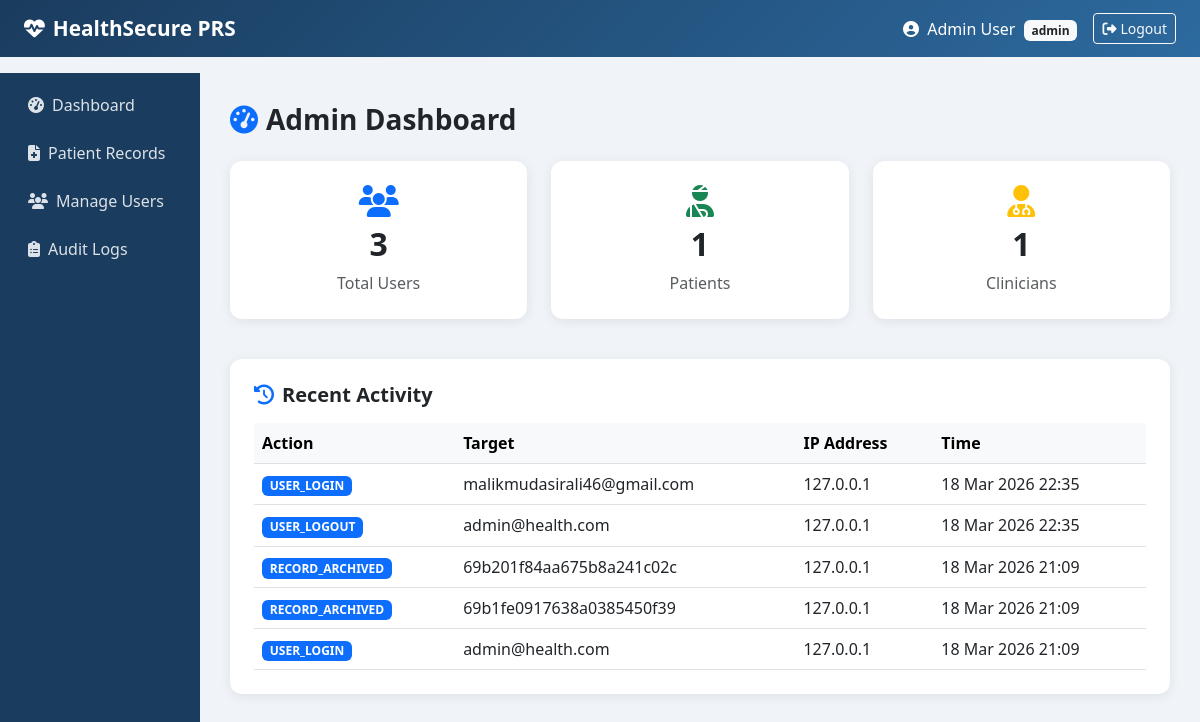
The app's page /admin/dashboard (signed in), older data.
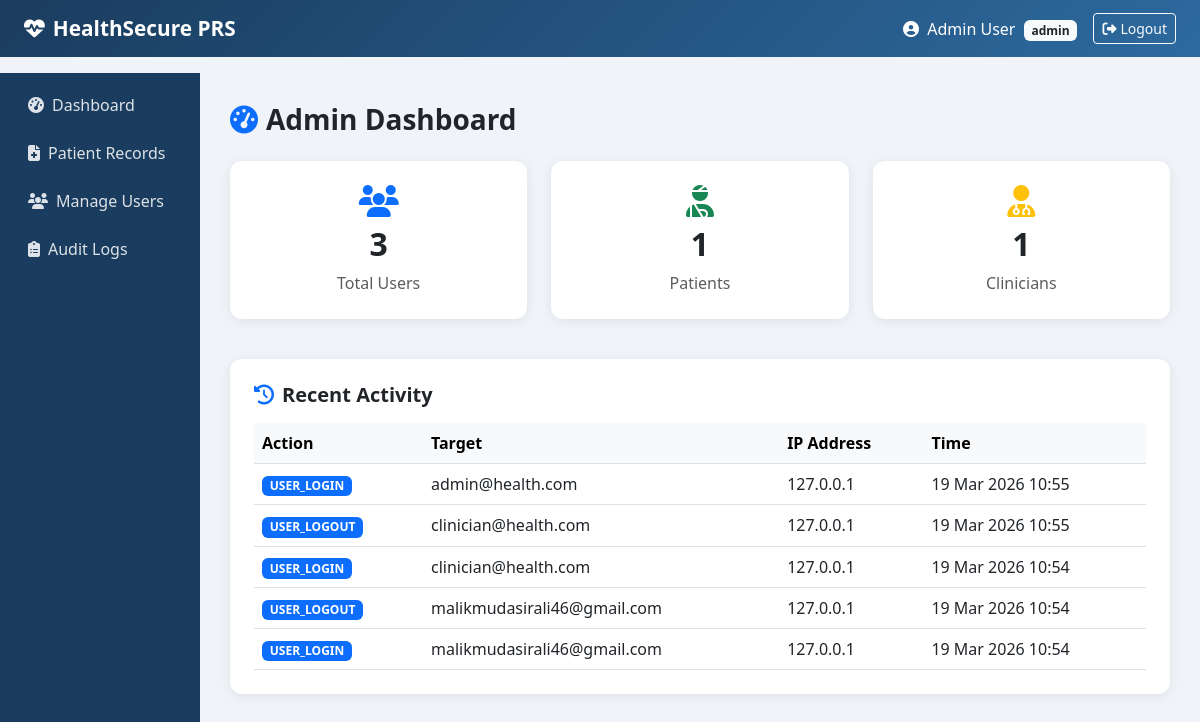
The same page, newer data.
### models.py (models this page shows, shortened)
class AuditLog(db.Model):
    __tablename__ = 'audit_logs'
    id = db.Column(db.Integer, primary_key=True)
    user_id = db.Column(db.Integer, db.ForeignKey('users.id'), nullable=True)
    action = db.Column(db.String(255), nullable=False)
    target = db.Column(db.String(255), nullable=True)
    ip_address = db.Column(db.String(45), nullable=True)
    timestamp = db.Column(db.DateTime, default=datetime.utcnow)

### routes/admin.py (the view)
@admin_bp.route('/dashboard')
@login_required
@admin_required
def dashboard():
    total_users = User.query.count()
    total_patients = User.query.filter_by(role='patient').count()
    total_clinicians = User.query.filter_by(role='clinician').count()
    recent_logs = AuditLog.query.order_by(AuditLog.timestamp.desc()).limit(5).all()
    return render_template('admin/dashboard.html',
                           total_users=total_users,
                           total_patients=total_patients,
                           total_clinicians=total_clinicians,
                           recent_logs=recent_logs)

### extensions.py (called while the page is built)
@login_manager.user_loader
def load_user(user_id):
    from models import User
    return User.query.get(int(user_id))

### routes/admin.py (called while the page is built)
def admin_required(f):
    from functools import wraps
    @wraps(f)
    def decorated(*args, **kwargs):
        if current_user.role != 'admin':
            flash('Admin access required.', 'danger')
            return redirect(url_for('auth.dashboard'))
        return f(*args, **kwargs)
    return decorated

### templates/admin/dashboard.html (shortened to what this page needs)
{% extends 'shared/base.html' %}
{% block content %}
<h3 class="fw-bold mb-4">
    <i class="fas fa-tachometer-alt me-2 text-primary"></i>Admin Dashboard
</h3>
<div class="row mb-4">
    <div class="col-md-4 mb-3">
        <div class="card p-4 text-center">
            <i class="fas fa-users fa-2x text-primary mb-2"></i>
            <h2 class="fw-bold">{{ total_users }}</h2>
            <p class="text-muted mb-0">Total Users</p>
        </div>
    </div>
    <div class="col-md-4 mb-3">
        <div class="card p-4 text-center">
            <i class="fas fa-user-injured fa-2x text-success mb-2"></i>
            <h2 class="fw-bold">{{ total_patients }}</h2>
            <p class="text-muted mb-0">Patients</p>
        </div>
    </div>
    <div class="col-md-4 mb-3">
        <div class="card p-4 text-center">
            <i class="fas fa-user-md fa-2x text-warning mb-2"></i>
            <h2 class="fw-bold">{{ total_clinicians }}</h2>
            <p class="text-muted mb-0">Clinicians</p>
        </div>
    </div>
</div>
<div class="card p-4">
    <h5 class="fw-bold mb-3">
        <i class="fas fa-history me-2 text-primary"></i>Recent Activity
    </h5>
    {% if recent_logs %}
    <table class="table table-hover mb-0">
        <thead class="table-light">
            <tr>
                <th>Action</th>
                <th>Target</th>
                <th>IP Address</th>
                <th>Time</th>
            </tr>
        </thead>
        <tbody>
            {% for log in recent_logs %}
            <tr>
                <td><span class="badge bg-primary">{{ log.action }}</span></td>
                <td>{{ log.target or '—' }}</td>
                <td>{{ log.ip_address or '—' }}</td>
                <td>{{ log.timestamp.strftime('%d %b %Y %H:%M') }}</td>
            </tr>
            {% endfor %}
        </tbody>
    </table>
    {% else %}
    <p class="text-muted mb-0">No recent activity recorded.</p>
    {% endif %}
</div>
{% endblock %}

Row changes from the older to the newer data that the page shows:
no longer on this page (row unchanged): AuditLog: action "USER_LOGIN", target "malikmudasirali46@gmail.com", ip_address "127.0.0.1", timestamp "18 Mar 2026 22:35"
no longer on this page (row unchanged): AuditLog: action "USER_LOGOUT", target "admin@health.com", ip_address "127.0.0.1", timestamp "18 Mar 2026 22:35"
no longer on this page (row unchanged): AuditLog: action "RECORD_ARCHIVED", target "69b201f84aa675b8a241c02c", ip_address "127.0.0.1", timestamp "18 Mar 2026 21:09"
no longer on this page (row unchanged): AuditLog: action "RECORD_ARCHIVED", target "69b1fe0917638a0385450f39", ip_address "127.0.0.1", timestamp "18 Mar 2026 21:09"
no longer on this page (row unchanged): AuditLog: action "USER_LOGIN", target "admin@health.com", ip_address "127.0.0.1", timestamp "18 Mar 2026 21:09"
added AuditLog: action "USER_LOGIN", target "admin@health.com", ip_address "127.0.0.1", timestamp "19 Mar 2026 10:55"
added AuditLog: action "USER_LOGOUT", target "clinician@health.com", ip_address "127.0.0.1", timestamp "19 Mar 2026 10:55"
added AuditLog: action "USER_LOGIN", target "clinician@health.com", ip_address "127.0.0.1", timestamp "19 Mar 2026 10:54"
added AuditLog: action "USER_LOGOUT", target "malikmudasirali46@gmail.com", ip_address "127.0.0.1", timestamp "19 Mar 2026 10:54"
added AuditLog: action "USER_LOGIN", target "malikmudasirali46@gmail.com", ip_address "127.0.0.1", timestamp "19 Mar 2026 10:54"
